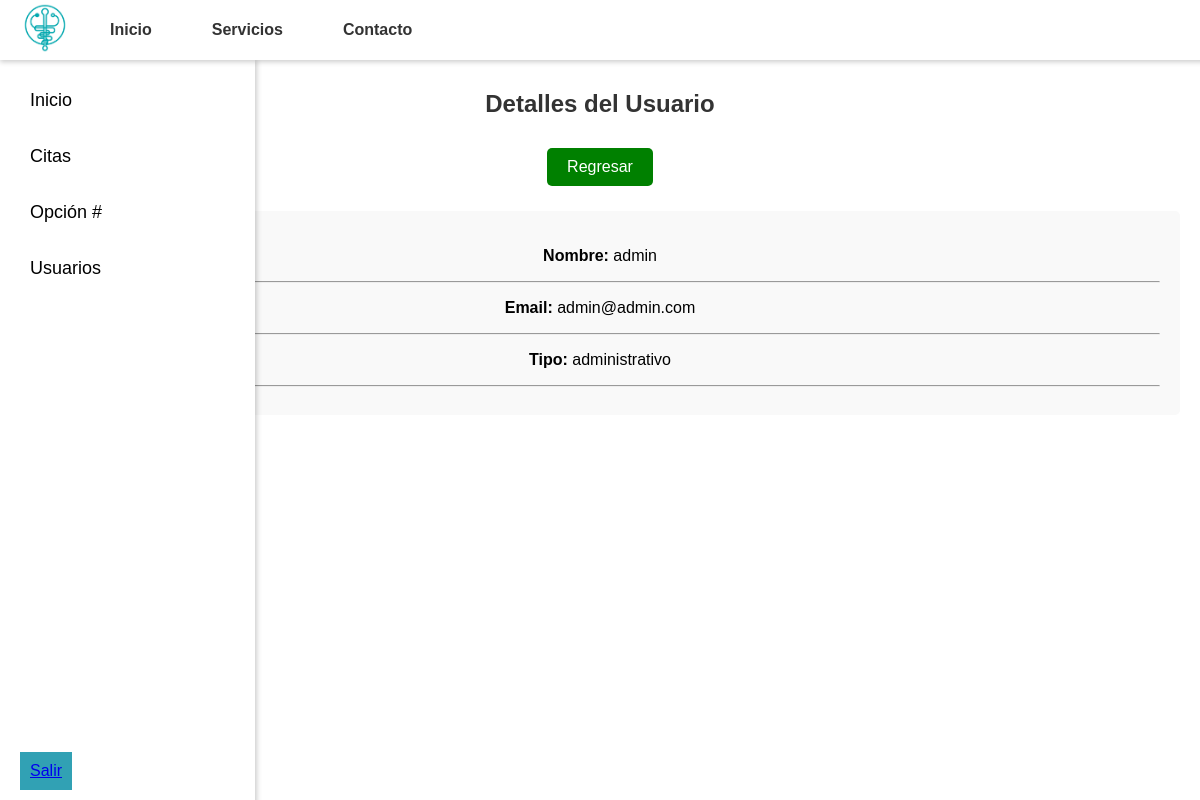
Screenshot of /ver_usuarios.php?id_usuario=12 (signed in) with the database file from the repository.
### tables this page shows
CREATE TABLE `usuarios` (
  `id_usuario` int(11) NOT NULL,
  `nombre` varchar(100) NOT NULL,
  `correo` varchar(100) NOT NULL,
  `contraseña` varchar(255) NOT NULL,
  `tipo` enum('administrativo','medico','paciente') NOT NULL
);

### ver_usuarios.php (the view, shortened to what this page needs)
<?php
require "conexion.php";
$id_usuario = $_GET['id_usuario'];
$sql = "SELECT * FROM usuarios WHERE id_usuario = '$id_usuario'";
$resultado = mysqli_query($conectar, $sql);
if ($resultado) {
    $fila = mysqli_fetch_assoc($resultado);
} else {
    echo '<script>
    alert("Error al obtener los datos del usuario.");
    location.href = "usuarios.php"; // Redirige si hay un error en la consulta
    </script>';
    exit();
}
?>
<!DOCTYPE html>
<html lang="es">
<head>
    <link rel="stylesheet" href="css/usuarios.css">
</head>
<body>
 <?php include "header.php"; ?>
 <?php include "barra_lateral.php"; ?>
    <div class="container">
        <div class="body">
            <h2>Detalles del Usuario</h2>
            <a href="ver_usuarios.php" class="btn btn-verde">Regresar</a>
            <div class="user-details">
                <p><strong>Nombre:</strong> <?php echo $fila['nombre']?></p> <hr>
                <p><strong>Email:</strong> <?php echo $fila['correo']; ?></p> <hr>
                <p><strong>Tipo:</strong> <?php echo $fila['tipo']; ?></p> <hr>
            </div>
        </div>
    </div>
</body>
</html>

### css/usuarios.css (style rules this page uses)
body { font-family: Arial, Helvetica, sans-serif; background-color: #ffffff; margin: 0; padding: 0; height: 100vh; display: flex; flex-direction: column; }
.body { flex: 1; padding: 20px; overflow-y: auto; text-align: center; margin-top: 50px; }
.body h2 { margin-bottom: 20px; font-size: 24px; color: #333; }
.user-details { background-color: #f9f9f9; padding: 20px; border-radius: 5px; margin-top: 25px; }
.btn-verde { background-color: green; color: white; padding: 10px 20px; text-decoration: none; border-radius: 5px; display: inline-block; margin-top: 10px; }

### rows the page displays
usuarios: nombre "admin", correo "admin@admin.com", tipo "administrativo"
